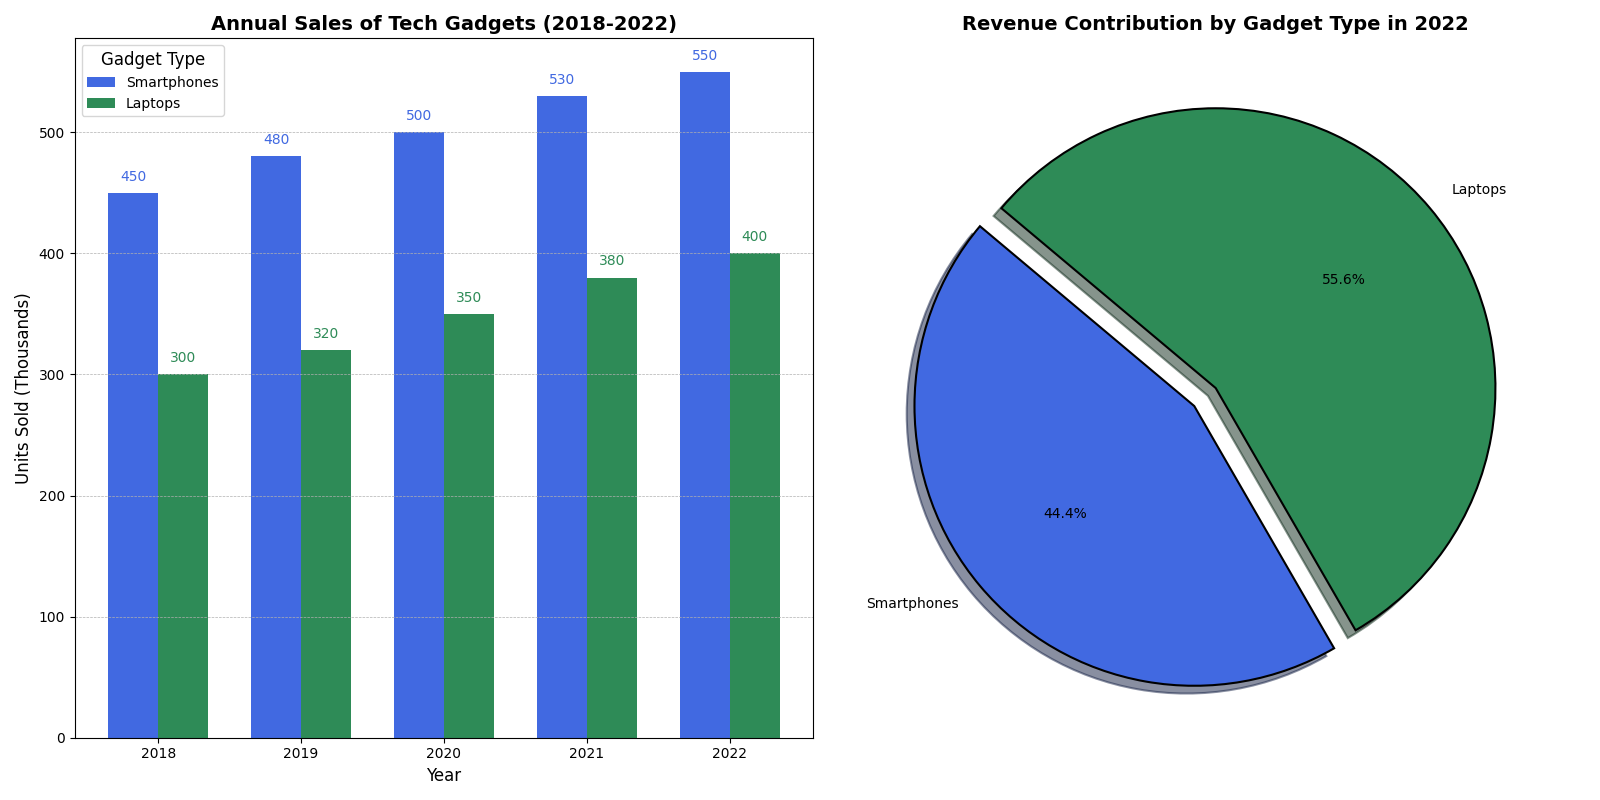

Generate this figure with Python:
import matplotlib.pyplot as plt
import numpy as np

# Data (in thousands of units)
years = ['2018', '2019', '2020', '2021', '2022']
smartphones_sales = [450, 480, 500, 530, 550]
laptops_sales = [300, 320, 350, 380, 400]

# Overall revenue contribution in 2022 (in millions USD)
smartphones_revenue_2022 = 200  # million USD
laptops_revenue_2022 = 250  # million USD

# Bar positions
bar_width = 0.35
year_indices = np.arange(len(years))

# Creating the figure and subplots
fig, ax = plt.subplots(1, 2, figsize=(16, 8))

# First subplot: Bar chart of sales over the years
ax[0].bar(year_indices - bar_width/2, smartphones_sales, width=bar_width, color='royalblue', label='Smartphones')
ax[0].bar(year_indices + bar_width/2, laptops_sales, width=bar_width, color='seagreen', label='Laptops')

ax[0].set_title('Annual Sales of Tech Gadgets (2018-2022)', fontsize=14, fontweight='bold')
ax[0].set_xlabel('Year', fontsize=12)
ax[0].set_ylabel('Units Sold (Thousands)', fontsize=12)
ax[0].set_xticks(year_indices)
ax[0].set_xticklabels(years)
ax[0].legend(title='Gadget Type', fontsize=10, title_fontsize='12')
ax[0].grid(True, which='major', axis='y', linestyle='--', linewidth=0.5)

# Annotating Sales Figures
for i in range(len(years)):
    ax[0].text(year_indices[i] - bar_width/2, smartphones_sales[i] + 10, f'{smartphones_sales[i]}', ha='center', color='royalblue')
    ax[0].text(year_indices[i] + bar_width/2, laptops_sales[i] + 10, f'{laptops_sales[i]}', ha='center', color='seagreen')

# Second subplot: Pie chart of revenue contribution in 2022
revenues_2022 = [smartphones_revenue_2022, laptops_revenue_2022]
labels = ['Smartphones', 'Laptops']
colors = ['royalblue', 'seagreen']
explode = (0.1, 0)  # emphasize the highest contributor

ax[1].pie(revenues_2022, labels=labels, autopct='%1.1f%%', startangle=140, colors=colors, explode=explode, shadow=True, wedgeprops={'edgecolor': 'black', 'linewidth': 1.5})
ax[1].set_title('Revenue Contribution by Gadget Type in 2022', fontsize=14, fontweight='bold')

# Tight layout to avoid overlap
plt.tight_layout()

# Display the chart
plt.show()
